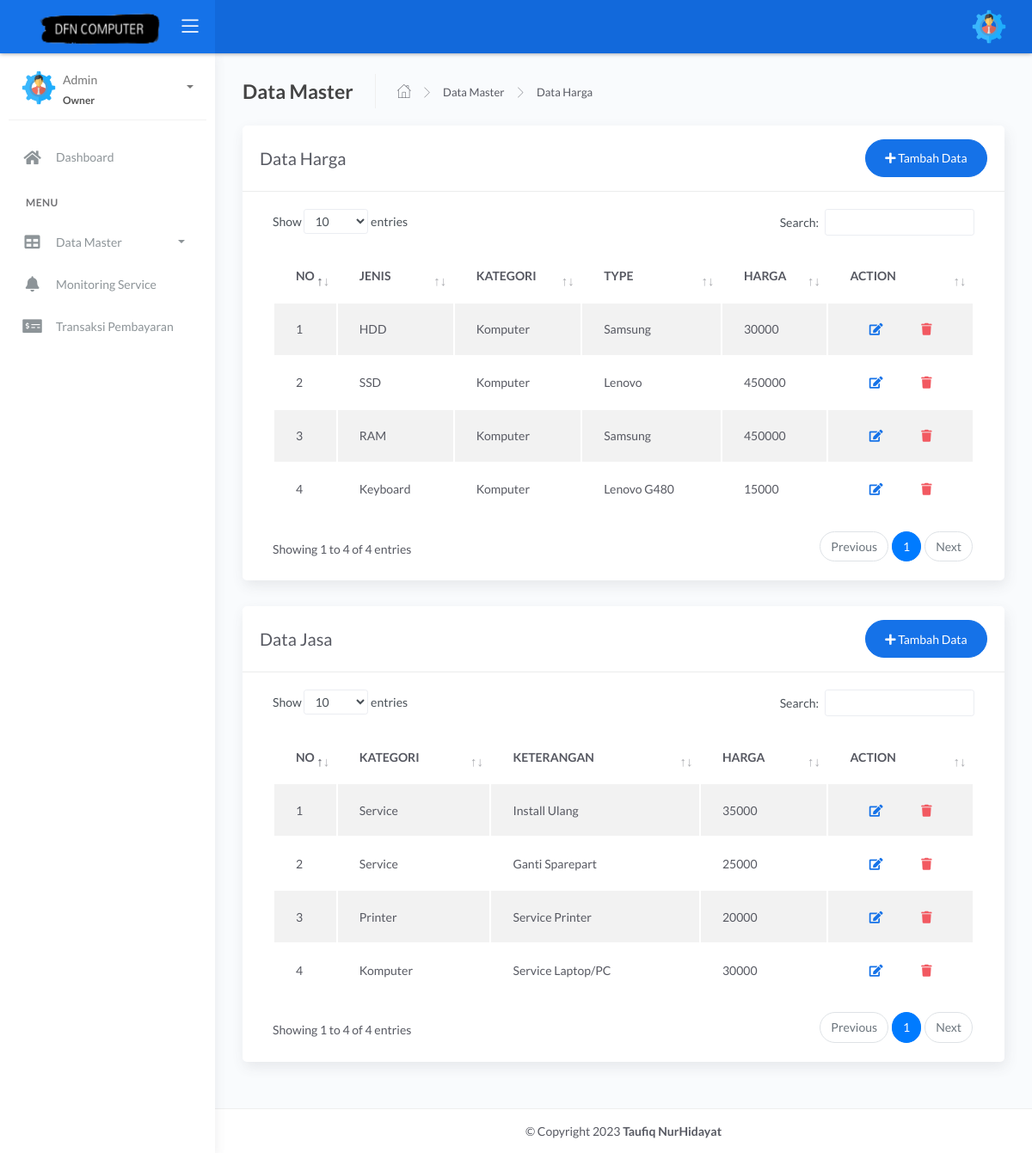
Before: /admin/teknisi/harga.php (signed in) with the older database file.
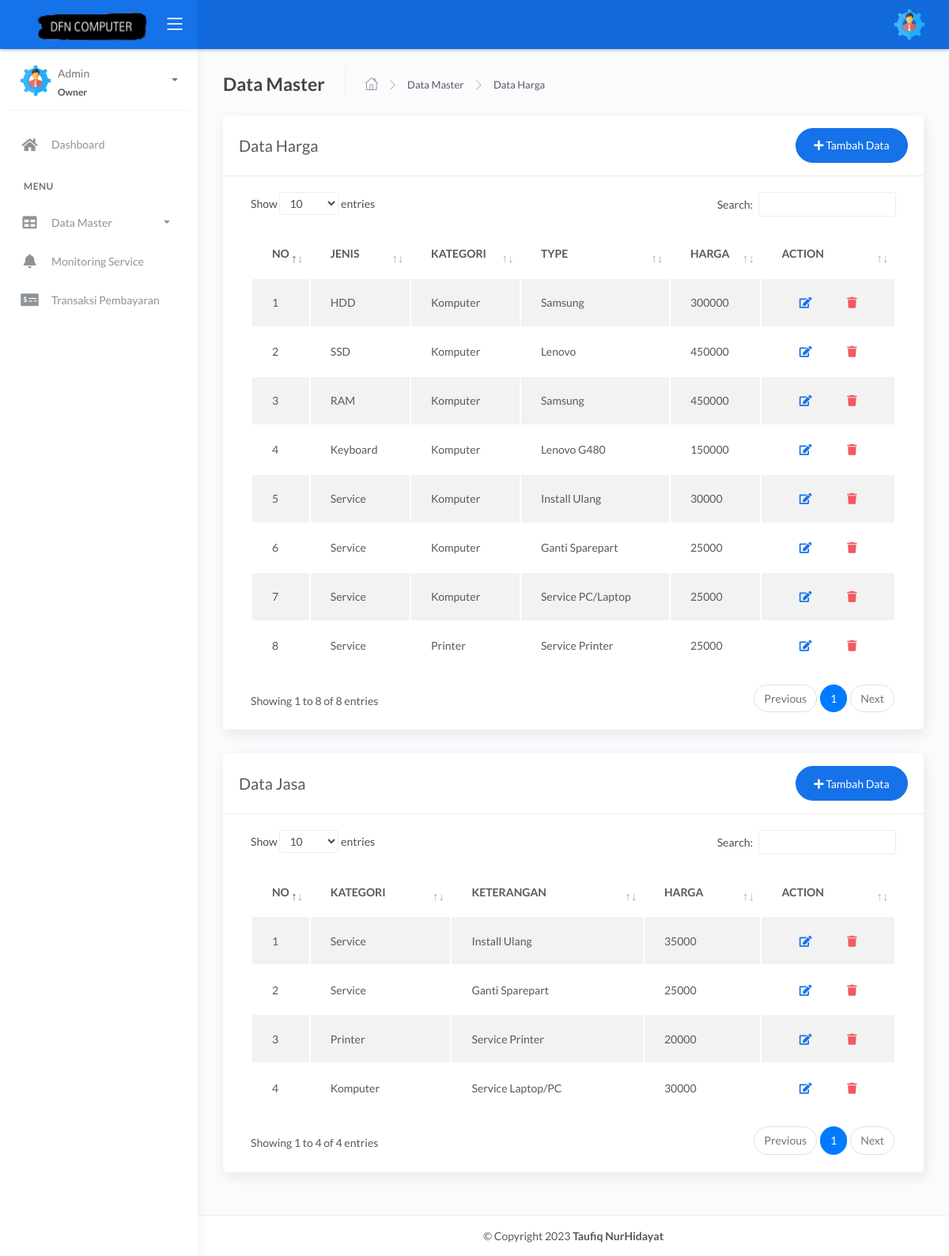
After: the same page with the newer database file.
### tables this page shows
CREATE TABLE `harga` (
  `id_harga` int(11) NOT NULL,
  `jenis` varchar(255) NOT NULL,
  `kategori` varchar(255) NOT NULL,
  `type` varchar(255) NOT NULL,
  `harga` int(11) NOT NULL
);

CREATE TABLE `jasa` (
  `id_jasa` int(11) NOT NULL,
  `kategori` varchar(255) NOT NULL,
  `keterangan` varchar(255) NOT NULL,
  `harga` int(11) NOT NULL
);

### admin/teknisi/harga.php (the view, shortened to what this page needs)
<?php include 'header.php';
?>
<div class="main-panel">
	<div class="content">
		<div class="page-inner">
			<div class="page-header">
				<h4 class="page-title">Data Master</h4>
				<ul class="breadcrumbs">
					<li class="nav-home">
						<a href="index.php">
							<i class="flaticon-home"></i>
						</a>
					</li>
					<li class="separator">
						<i class="flaticon-right-arrow"></i>
					</li>
					<li class="nav-item">
						<a href="#">Data Master</a>
					</li>
					<li class="separator">
						<i class="flaticon-right-arrow"></i>
					</li>
					<li class="nav-item">
						<a href="harga.php">Data Harga</a>
					</li>
				</ul>
			</div>
			<div class="row ">
				<div class="col-md-12">
					<div class="card full-height">
						<div class="card-header">
							<div class="d-flex align-items-center">
								<h1 class="card-title">Data Harga</h1>
								<button class="btn btn-primary btn-round ml-auto" data-toggle="modal" data-target="#tambahharga">
									<i class="fa fa-plus"></i>
									Tambah Data
								</button>
							</div>
						</div>
						<div class="card-body">
							<div class="table-responsive">
								<table id="tableharga" class="display table table-striped table-hover">
									<thead>
										<tr>
											<th style="width: 1%">NO</th>
											<th>JENIS</th>
											<th>KATEGORI</th>
											<th>TYPE</th>
											<th>HARGA</th>
											<th style="width: 10%">ACTION</th>
										</tr>
									</thead>
									<tbody>
										<?php
										include '../../koneksi.php';
										$no = 1;
										$data = mysqli_query($koneksi, "SELECT * FROM harga");
										while ($d = mysqli_fetch_array($data)) {
										?>
											<tr>
												<td><?php echo $no++; ?></td>
												<td><?php echo $d['jenis']; ?></td>
												<td><?php echo $d['kategori']; ?></td>
												<td><?php echo $d['type']; ?></td>
												<td><?php echo $d['harga']; ?></td>
												<td>
													<form action="harga.php" method="post">
														<div class="form-button-action">
															<button type="button" data-toggle="modal" title="" class="btn btn-link btn-primary" data-target="#editharga_<?php echo $d['id_harga']; ?>">
																<i class="fa fa-edit"></i>
															</button>
															<button type="button" class="btn btn-link btn-danger" data-toggle="modal" data-target="#hapusModal<?php echo $d['id_harga']; ?>">
																<i class="fas fa fa-trash"></i>
															</button>
														</div>
													</form>
							</div>
						<?php
										}
						?>
						</div>
					</div>
				</div>
			</div>
		<div class="row ">
			<div class="col-md-12">
				<div class="card full-height">
					<div class="card-header">
						<div class="d-flex align-items-center">
							<h1 class="card-title">Data Jasa</h1>
							<button class="btn btn-primary btn-round ml-auto" data-toggle="modal" data-target="#tambahjasa">
								<i class="fa fa-plus"></i>
								Tambah Data
							</button>
						</div>
					</div>
					<div class="card-body">
						<div class="table-responsive">
							<table id="tablejasa" class="display table table-striped table-hover">
								<thead>
									<tr>
										<th style="width: 1%">NO</th>
										<th>KATEGORI</th>
										<th>KETERANGAN</th>
										<th>HARGA</th>
										<th style="width: 10%">ACTION</th>
									</tr>
								</thead>
								<tbody>
									<?php
									include '../../koneksi.php';
									$no = 1;
									$data = mysqli_query($koneksi, "SELECT * FROM jasa");
									while ($d = mysqli_fetch_array($data)) {
									?>
										<tr>
											<td><?php echo $no++; ?></td>
											<td><?php echo $d['kategori']; ?></td>
											<td><?php echo $d['keterangan']; ?></td>
											<td><?php echo $d['harga']; ?></td>
											<td>
												<div class="form-button-action">
													<button type="button" data-toggle="modal" title="" class="btn btn-link btn-primary" data-target="#editjasa_<?php echo $d['id_jasa']; ?>">
														<i class="fa fa-edit"></i>
													</button>
													<button type="button" class="btn btn-link btn-danger" data-toggle="modal" data-target="#hapusModal<?php echo $d['id_jasa']; ?>">
														<i class="fas fa fa-trash"></i>
													</button>
												</div>
											<?php
										}
											?>
											</td>
										</tr>
								</tbody>
							</table>
						</div>
					</div>
				</div>
			</div>
		</div>
<?php include 'footer.php'; ?>

### admin/teknisi/header.php (shortened to what this page needs)
<!DOCTYPE html>
<html lang="en">
<head>
    <link rel="stylesheet" href="../assets/css/bootstrap.min.css">
    <link rel="stylesheet" href="../assets/css/atlantis.min.css">
    <link rel="stylesheet" href="../assets/css/atlantis.css">
    <link rel="stylesheet" href="../assets/css/demo.css">
    <link rel="stylesheet" href="../assets/css/fonts.css">
</head>
<body>
    <div class="main-header">
        <div class="logo-header" data-background-color="blue">
            <a href="#" class="logo">
                <img src="../assets/img/dfnlogo.png" style=" width: 180px; height: 65px;" alt="navbar brand" class="navbar-brand">
            </a>
            <div class="nav-toggle">
                <button class="btn btn-toggle toggle-sidebar">
                    <i class="icon-menu"></i>
                </button>
            </div>
        </div>
        <?php
        include 'navbar.php';
        ?>
    </div>
    <?php
    include 'sidebar.php';
    ?>
    <?php
    include 'footer.php';
    ?>
</body>
</html>

### admin/teknisi/navbar.php (shortened to what this page needs)
<nav class="navbar navbar-header navbar-expand-lg" data-background-color="blue2">
	<div class="container-fluid">
		<ul class="navbar-nav topbar-nav ml-md-auto align-items-center">
			<li class="nav-item dropdown hidden-caret">
				<a class="dropdown-toggle profile-pic" data-toggle="dropdown" href="#" aria-expanded="false">
					<div class="avatar-sm">
						<img src="../assets/img/admin.png" alt="..." class="avatar-img rounded-circle">
					</div>
				</a>
			</li>
		</ul>
	</div>
</nav>

### admin/teknisi/sidebar.php (shortened to what this page needs)
<div class="sidebar sidebar-style-2">
	<div class="sidebar-wrapper scrollbar scrollbar-inner">
		<div class="sidebar-content">
			<div class="user">
				<div class="avatar-sm float-left mr-2">
					<img src="../assets/img/admin.png" alt="..." class="avatar-img rounded-circle">
				</div>
				<div class="info">
					<a data-toggle="collapse" href="#collapseExample" aria-expanded="true">
						<span>
							<?php
							echo $_SESSION['name'];
							?>
							<span class="user-level">
								<?php
								echo $_SESSION['level'];
								?>
							</span>
							<span class="caret"></span>
						</span>
					</a>
				</div>
			</div>
			<ul class="nav nav-primary">
				<li class="nav-item">
					<a href="index.php">
						<i class="fas fa-home"></i>
						<p>Dashboard</p>
					</a>
				</li>
				<li class="nav-section">
					<h4 class="text-section">Menu</h4>
				</li>
				<li class="nav-item">
					<a data-toggle="collapse" href="#master">
						<i class="fas fa-table"></i>
						<p>Data Master</p>
						<span class="caret"></span>
					</a>
				</li>
				<li class="nav-item">
					<a href="monitoring_service.php">
						<i class="fas fa-bell"></i>
						<p>Monitoring Service</p>
					</a>
				</li>
				<li class="nav-item">
					<a href="pembayaran.php">
						<i class="fas fa-money-check-alt"></i>
						<p>Transaksi Pembayaran</p>
					</a>
				</li>
			</ul>
		</div>
	</div>
</div>

### admin/teknisi/footer.php
<footer id="footer" class="footer fixed">
  <div class="container justify-content-center">
    <div class="copyright">
      &copy; Copyright 2023 <strong><span>Taufiq NurHidayat</span></strong>
    </div>
  </div>
</footer>

Changed rows visible on the page:
changed harga "HDD": harga "30000" → "300000"
changed harga "Keyboard": harga "15000" → "150000"
added harga: jenis "Service", kategori "Komputer", type "Install Ulang", harga "30000"
added harga: jenis "Service", kategori "Komputer", type "Ganti Sparepart", harga "25000"
added harga: jenis "Service", kategori "Komputer", type "Service PC/Laptop", harga "25000"
added harga: jenis "Service", kategori "Printer", type "Service Printer", harga "25000"
Other visible differences:
text written by a page script: "Show entries Search: Showing 1 to 4 of 4 entries Previous 1 Next" → "Show entries Search: Showing 1 to 8 of 8 entries Previous 1 Next"
